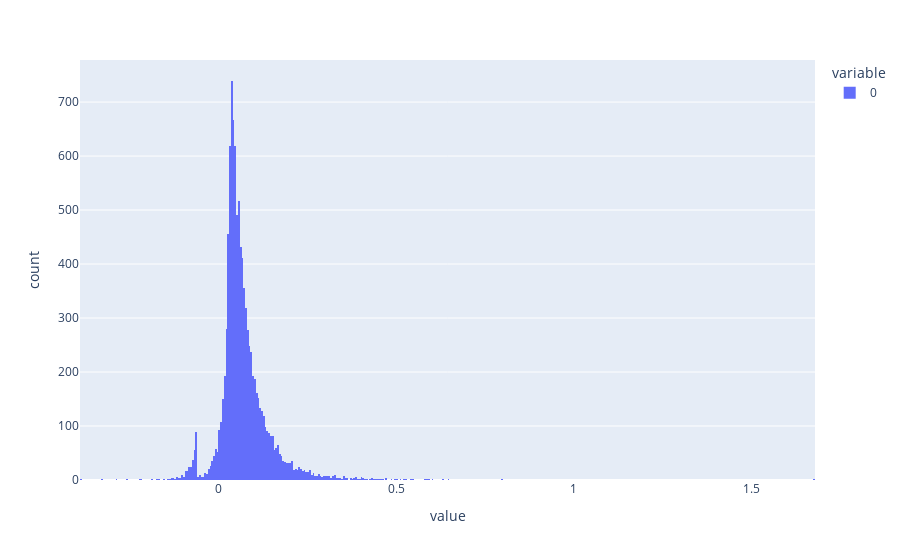

This figure's notebook cell:
### Code cell
px.histogram(profits)

### Figure 1 — Plotly figure (JSON) as saved in the notebook; plotly's stock layout.template omitted (floating-point values rounded to 4 significant figures; data arrays with more than 128 entries replaced by an {"elided": "..."} marker saying what was removed)
{"data": [{"alignmentgroup": "True", "bingroup": "x", "hovertemplate": "variable=0<br>value=%{x}<br>count=%{y}<extra></extra>", "legendgroup": "0", "marker": {"color": "#636efa", "pattern": {"shape": ""}}, "name": "0", "offsetgroup": "0", "orientation": "v", "showlegend": true, "type": "histogram", "x": {"elided": "10178 float values"}, "xaxis": "x", "yaxis": "y"}], "layout": {"autosize": true, "barmode": "relative", "legend": {"title": {"text": "variable"}, "tracegroupgap": 0}, "margin": {"t": 60}, "xaxis": {"anchor": "y", "autorange": true, "domain": [0, 1], "range": [-0.39, 1.68], "title": {"text": "value"}, "type": "linear"}, "yaxis": {"anchor": "x", "autorange": true, "domain": [0, 1], "range": [0, 777.9], "title": {"text": "count"}}}}
